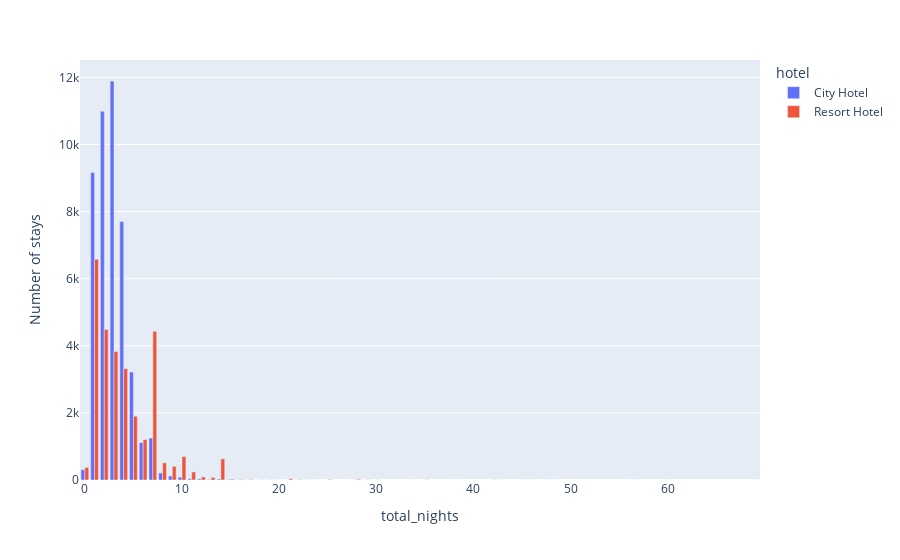

Notebook cell for this chart:
### Code cell
fil = stay[stay['total_nights']>15]

px.bar(data_frame = stay, x = 'total_nights', y = 'Number of stays', color = 'hotel', barmode = 'group',
        )

### Figure 1 — Plotly figure (JSON) as saved in the notebook; plotly's stock layout.template omitted (floating-point values rounded to 4 significant figures)
{"data": [{"alignmentgroup": "True", "hovertemplate": "hotel=City Hotel<br>total_nights=%{x}<br>Number of stays=%{y}<extra></extra>", "legendgroup": "City Hotel", "marker": {"color": "#636efa", "pattern": {"shape": ""}}, "name": "City Hotel", "offsetgroup": "City Hotel", "orientation": "v", "showlegend": true, "textposition": "auto", "type": "bar", "x": [0, 1, 2, 3, 4, 5, 6, 7, 8, 9, 10, 11, 12, 13, 14, 15, 16, 17, 18, 19, 20, 21, 22, 23, 24, 27, 28, 29, 34, 43, 48, 49, 57], "xaxis": "x", "y": [308, 9169, 10992, 11895, 7704, 3221, 1116, 1251, 209, 120, 83, 36, 35, 16, 29, 16, 6, 4, 1, 2, 1, 1, 3, 1, 1, 1, 1, 1, 1, 1, 1, 1, 1], "yaxis": "y"}, {"alignmentgroup": "True", "hovertemplate": "hotel=Resort Hotel<br>total_nights=%{x}<br>Number of stays=%{y}<extra></extra>", "legendgroup": "Resort Hotel", "marker": {"color": "#EF553B", "pattern": {"shape": ""}}, "name": "Resort Hotel", "offsetgroup": "Resort Hotel", "orientation": "v", "showlegend": true, "textposition": "auto", "type": "bar", "x": [0, 1, 2, 3, 4, 5, 6, 7, 8, 9, 10, 11, 12, 13, 14, 15, 16, 17, 18, 19, 21, 22, 23, 25, 28, 29, 30, 35, 38, 42, 45, 46, 56, 60, 69], "xaxis": "x", "y": [372, 6580, 4488, 3830, 3321, 1900, 1206, 4435, 511, 408, 700, 240, 90, 75, 630, 23, 12, 11, 5, 4, 35, 7, 1, 14, 22, 2, 2, 5, 1, 3, 1, 1, 1, 1, 1], "yaxis": "y"}], "layout": {"autosize": true, "barmode": "group", "legend": {"title": {"text": "hotel"}, "tracegroupgap": 0}, "margin": {"t": 60}, "xaxis": {"anchor": "y", "autorange": true, "domain": [0, 1], "range": [-0.5, 69.5], "title": {"text": "total_nights"}, "type": "linear"}, "yaxis": {"anchor": "x", "autorange": true, "domain": [0, 1], "range": [0, 12520.0], "title": {"text": "Number of stays"}, "type": "linear"}}}
